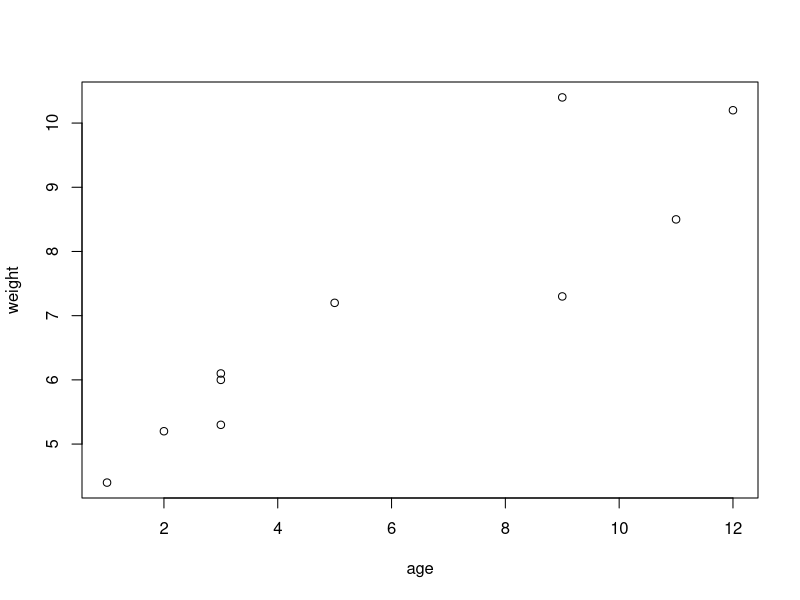
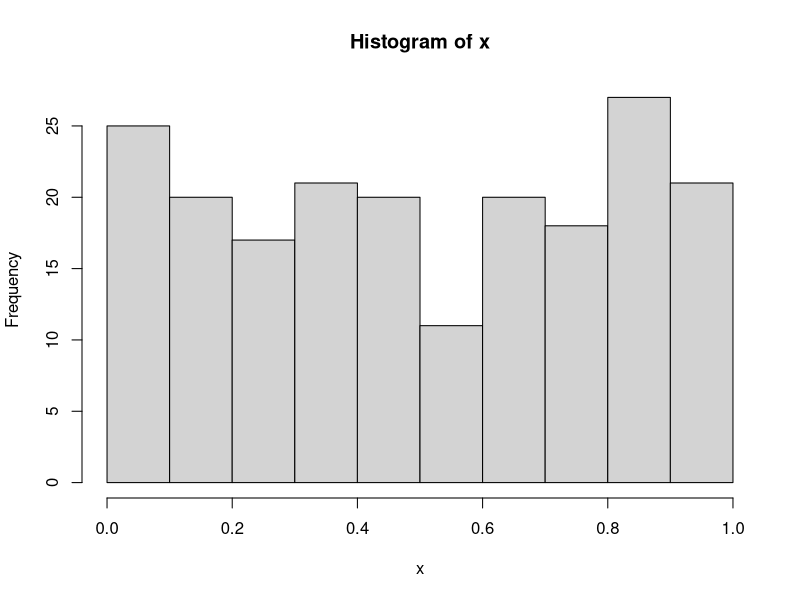

Write the R code that produced these figures, in order.
age <- c(1,3,5,2,11,9,3,9,12,3)
weight <- c(4.4,5.3,7.2,5.2,8.5,7.3,6.0,10.4,10.2,6.1)
mean (weight)
sd(weight)
cor(age,weight)
plot(age,weight)
getwd()

options(digits=3)
x = runif(20*10)
hist(x)
file.exists("~/.Rprofile")
site_path = R.home(component = "home")
